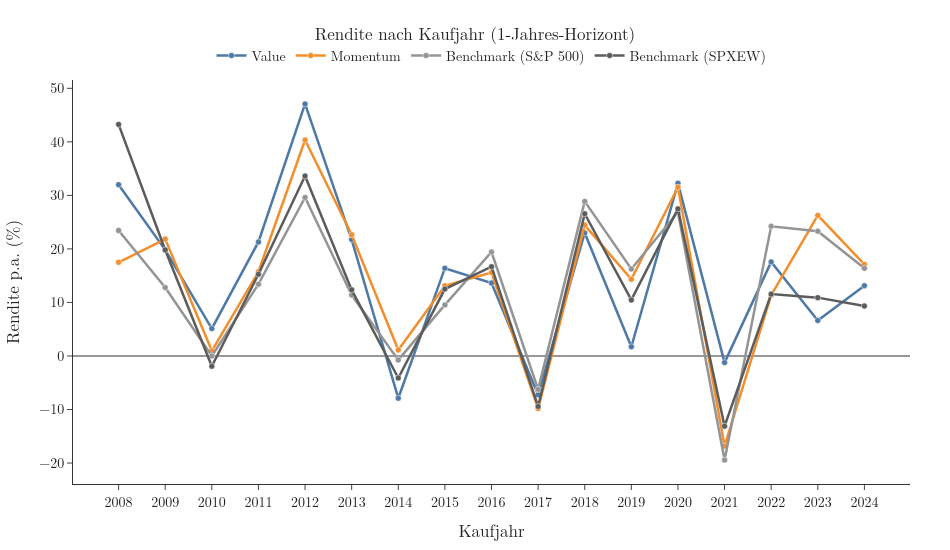

The cell this chart's notebook holds for it:
### Code cell
from pathlib import Path
import plotly.express as px

BLUE = "#4E79A7"        # Value
ORANGE = "#F28E2B"      # Momentum
GREY = "#949494"        # Benchmark S&P 500
GREY_DARK = "#5c5c5c"   # Benchmark SPXEW

color_map = {
    "value_score": BLUE,
    "momentum_score": ORANGE,
    "passive_GSPC": GREY,
    "passive_SPXEW": GREY_DARK,
}
label_map = {
    "value_score": "Value",
    "momentum_score": "Momentum",
    "passive_GSPC": "Benchmark (S&P 500)",
    "passive_SPXEW": "Benchmark (SPXEW)",
}
order = ["Value", "Momentum", "Benchmark (S&P 500)", "Benchmark (SPXEW)"]
FONT_FAMILY = "Latin Modern Roman, Times New Roman, serif"

df_filtered = df_unified[df_unified["horizon"] == 1].copy()
df_filtered["strategy_label"] = df_filtered["strategy"].map(label_map)

fig = px.line(
    df_filtered,
    x="buyyear",
    y="rendite",
    color="strategy_label",
    color_discrete_map={label_map[k]: v for k, v in color_map.items()},
    category_orders={"strategy_label": order},
    markers=True,
)

fig.update_traces(
    line_width=2.5,
    marker_size=6,
    marker_line_width=0.5,
    marker_line_color="white",
)

fig.update_xaxes(
    title="Kaufjahr",
    dtick=1,
    showline=True,
    linecolor="#333333",
    ticks="outside",
    gridcolor="#e6e6e6",
)

fig.update_yaxes(
    title="Rendite p.a. (%)",
    showline=True,
    linecolor="#333333",
    ticks="outside",
    gridcolor="#e6e6e6",
    zeroline=True,
    zerolinecolor="#333333",
    zerolinewidth=1.2,
)

fig.update_layout(
    title="Rendite nach Kaufjahr (1-Jahres-Horizont)",
    title_x=0.5,
    title_font=dict(size=17, family=FONT_FAMILY),
    font=dict(size=14, family=FONT_FAMILY, color="#222222"),
    width=950,
    height=550,
    template="simple_white",
    margin=dict(l=60, r=40, t=80, b=60),
    legend_title_text=None,
    legend=dict(
        orientation="h",
        yanchor="bottom", y=1.02,
        xanchor="center", x=0.5,
    ),
    plot_bgcolor="white",
    paper_bgcolor="white",
)

fig.show()

output_dir = Path(save_path) / "strategy_returns"
output_dir.mkdir(parents=True, exist_ok=True)
fig.write_image(
    output_dir / "strategy_returns_over_time.png",
    scale=3,
)

### Figure 1 — Plotly figure (JSON) as saved in the notebook; plotly's stock layout.template omitted (floating-point values rounded to 4 significant figures)
{"data": [{"hovertemplate": "strategy_label=Value<br>buyyear=%{x}<br>rendite=%{y}<extra></extra>", "legendgroup": "Value", "line": {"color": "#4E79A7", "dash": "solid", "width": 2.5}, "marker": {"line": {"color": "white", "width": 0.5}, "size": 6, "symbol": "circle"}, "mode": "lines+markers", "name": "Value", "orientation": "v", "showlegend": true, "type": "scatter", "x": [2008, 2009, 2010, 2011, 2012, 2013, 2014, 2015, 2016, 2017, 2018, 2019, 2020, 2021, 2022, 2023, 2024], "xaxis": "x", "y": [31.99, 19.83, 5.12, 21.3, 47.08, 21.75, -7.89, 16.4, 13.64, -7.23, 22.99, 1.72, 32.25, -1.24, 17.57, 6.63, 13.13], "yaxis": "y"}, {"hovertemplate": "strategy_label=Momentum<br>buyyear=%{x}<br>rendite=%{y}<extra></extra>", "legendgroup": "Momentum", "line": {"color": "#F28E2B", "dash": "solid", "width": 2.5}, "marker": {"line": {"color": "white", "width": 0.5}, "size": 6, "symbol": "circle"}, "mode": "lines+markers", "name": "Momentum", "orientation": "v", "showlegend": true, "type": "scatter", "x": [2008, 2009, 2010, 2011, 2012, 2013, 2014, 2015, 2016, 2017, 2018, 2019, 2020, 2021, 2022, 2023, 2024], "xaxis": "x", "y": [17.49, 21.83, 0.96, 15.73, 40.34, 22.66, 1.13, 13.12, 15.6, -9.83, 24.45, 14.33, 31.51, -16.83, 11.37, 26.27, 17.11], "yaxis": "y"}, {"hovertemplate": "strategy_label=Benchmark (S&P 500)<br>buyyear=%{x}<br>rendite=%{y}<extra></extra>", "legendgroup": "Benchmark (S&P 500)", "line": {"color": "#949494", "dash": "solid", "width": 2.5}, "marker": {"line": {"color": "white", "width": 0.5}, "size": 6, "symbol": "circle"}, "mode": "lines+markers", "name": "Benchmark (S&P 500)", "orientation": "v", "showlegend": true, "type": "scatter", "x": [2008, 2009, 2010, 2011, 2012, 2013, 2014, 2015, 2016, 2017, 2018, 2019, 2020, 2021, 2022, 2023, 2024], "xaxis": "x", "y": [23.45, 12.78, -0.0, 13.41, 29.6, 11.39, -0.73, 9.54, 19.42, -6.24, 28.88, 16.26, 26.89, -19.44, 24.23, 23.31, 16.39], "yaxis": "y"}, {"hovertemplate": "strategy_label=Benchmark (SPXEW)<br>buyyear=%{x}<br>rendite=%{y}<extra></extra>", "legendgroup": "Benchmark (SPXEW)", "line": {"color": "#5c5c5c", "dash": "solid", "width": 2.5}, "marker": {"line": {"color": "white", "width": 0.5}, "size": 6, "symbol": "circle"}, "mode": "lines+markers", "name": "Benchmark (SPXEW)", "orientation": "v", "showlegend": true, "type": "scatter", "x": [2008, 2009, 2010, 2011, 2012, 2013, 2014, 2015, 2016, 2017, 2018, 2019, 2020, 2021, 2022, 2023, 2024], "xaxis": "x", "y": [43.26, 19.81, -1.92, 15.27, 33.62, 12.35, -4.11, 12.5, 16.68, -9.43, 26.57, 10.47, 27.48, -13.11, 11.56, 10.9, 9.34], "yaxis": "y"}], "layout": {"font": {"color": "#222222", "family": "Latin Modern Roman, Times New Roman, serif", "size": 14}, "height": 550, "legend": {"orientation": "h", "title": {}, "tracegroupgap": 0, "x": 0.5, "xanchor": "center", "y": 1.02, "yanchor": "bottom"}, "margin": {"b": 60, "l": 60, "r": 40, "t": 80}, "paper_bgcolor": "white", "plot_bgcolor": "white", "title": {"font": {"family": "Latin Modern Roman, Times New Roman, serif", "size": 17}, "text": "Rendite nach Kaufjahr (1-Jahres-Horizont)", "x": 0.5}, "width": 950, "xaxis": {"anchor": "y", "domain": [0, 1], "dtick": 1, "gridcolor": "#e6e6e6", "linecolor": "#333333", "showline": true, "ticks": "outside", "title": {"text": "Kaufjahr"}}, "yaxis": {"anchor": "x", "domain": [0, 1], "gridcolor": "#e6e6e6", "linecolor": "#333333", "showline": true, "ticks": "outside", "title": {"text": "Rendite p.a. (%)"}, "zeroline": true, "zerolinecolor": "#333333", "zerolinewidth": 1.2}}}
